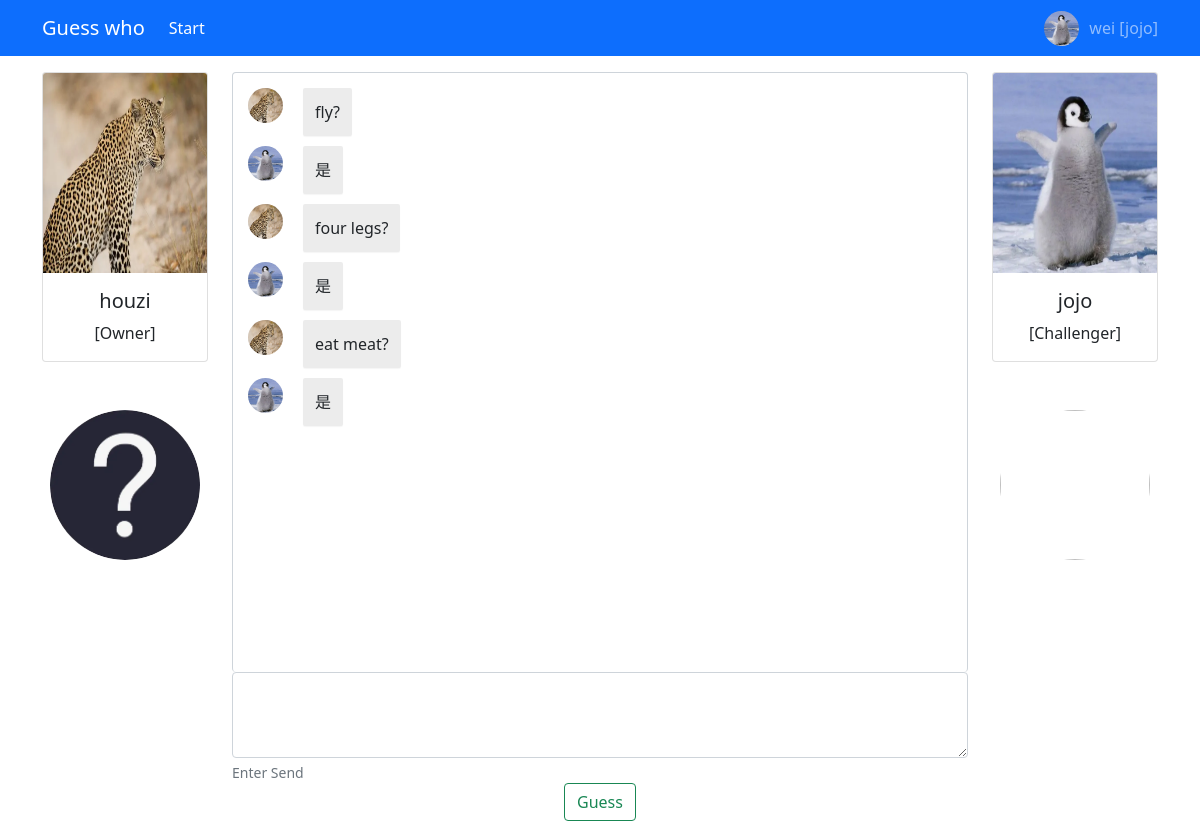
The page /play/room/1/run (signed in) on the database its author committed.
### application/models.py (models this page shows, shortened)
class User(UserMixin, db.Model):
    id = Column(Integer, primary_key=True)
    username = Column(String(128), nullable=False, unique=True)
    nickname = Column(String(128), default='', comment='nickname')
    _avatar = Column(
        'avatar',
        String(64),
        default='avatar/_default.jpg',
        comment='avatar'
    )
    role = db.Column(db.Enum('admin', 'simpleuser'), nullable=False, default='simpleuser')
    password = Column(String(128), nullable=False)
    @property
    def avatar(self):
        return url_for('static', filename=self._avatar)
    @avatar.setter
    def avatar(self, file):
        if file and isinstance(file, FileStorage):
            ext_name = file.headers['Content-Type'].split('/')[1]
            avatar_name = f'avatar/{self.username}.{ext_name}'
            file.save(Path(current_app.static_folder) / avatar_name)
            self._avatar = avatar_name
    @staticmethod
    @login_manager.user_loader
    def loader_user(user_id):
        return User.query.get(user_id)

class RoomInfo(db.Model):
    id = Column(Integer, primary_key=True)
    room_id = Column(Integer, ForeignKey('room.id'), index=True)
    question_at = Column(DateTime, default=datetime.now)
    question = Column(Text, nullable=False)
    answer = Column(String(128))
    answer_at = Column(DateTime, onupdate=datetime.now)
    question_user_id = Column(Integer, ForeignKey('user.id'), index=True)
    answer_user_id = Column(Integer, ForeignKey('user.id'), index=True)
    room = db.relationship('Room', back_populates='info')
    question_user = db.relationship('User', foreign_keys=question_user_id)
    answer_user = db.relationship('User', foreign_keys=answer_user_id)

### application/views/play.py (the view)
@bp.route('/room/<int:id>/run')
@login_required
def play_run(id):
    room = Room.query.get(id)
    if current_user not in [room.owner, room.guest]:
        raise Forbidden()
    return render_template('play_run.html', room=room)

### application/models.py (called while the page is built)
    @property
    def guest_lurk_src(self):
        for target in self.resource:
            if int(target['id']) == self.guest_lurk:
                return url_for('static', filename=target['name'])

    @property
    def resource(self):
        return json.loads(self._resource) if self._resource else None

    def can_question(self):
        if current_user == self.owner:
            if self.info and self.info[-1].question_user == current_user:
                return False
            return True
        if current_user == self.guest:
            if self.info and self.info[-1].question_user != current_user:
                return True
            return False

### application/views/play.py (called while the page is built)
@bp.before_request
def before():
    if Resource.query.count() < 9:
        return redirect(url_for('resource.index_view'))

### application/templates/play_run.html (shortened to what this page needs)
{% extends 'play_base.html' %}
{% block body %}
    <div class="row">
        <div class="col col-lg-2 text-center" id="ownerInfo">
            {% include '_owner_join.html' %}
        </div>
        <div class="col col-lg-8">
            <div id="play-info">
                {% for info in room.info %}
                    <div class="msg-item">
                        <div class="msg-avatar">
                            <img src="{{ room.owner.avatar }}">
                        </div>
                        <div class="msg-content">{{ info.question }}</div>
                    </div>
                    {% if info.answer %}
                        <div class="msg-item">
                            <div class="msg-avatar">
                                <img src="{{ room.guest.avatar }}">
                            </div>
                            <div class="msg-content">{{ info.answer }}</div>
                        </div>
                    {% endif %}
                {% endfor %}
            </div>
            <div id="play-question">
                <textarea class="form-control" rows="3" ></textarea>
                <div class="form-text">Enter Send</div>
            </div>
        </div>
        <div class="col col-lg-2 text-center" id="guestInfo">
            {% include '_guest_join.html' %}
        </div>
    </div>
    <div id="over" class="text-center">
        <button type="button" data-bs-toggle="modal" data-bs-target="#gameOver" class="btn btn-outline-success">Guess
        </button>
    </div>
{% endblock %}

### application/templates/base.html (shortened to what this page needs)
{% from 'bootstrap4/utils.html' import render_messages %}
<html>
<head>
    <link rel="icon" href="{{ url_for('static', filename='face.jpg') }}" rel="stylesheet">
    <link href="{{ url_for('static', filename='bootstrap/css/bootstrap.min.css') }}" rel="stylesheet">
    <link href="https://cdn.bootcdn.net/ajax/libs/limonte-sweetalert2/11.4.6/sweetalert2.min.css" rel="stylesheet">
</head>
<body>
<nav class="navbar navbar-expand-lg navbar-dark bg-primary">
    <div class="container">
        <a class="navbar-brand" href="{{ url_for('dashboard.index_view') }}">Guess who</a>
        <div class="collapse navbar-collapse" id="navbarSupportedContent">
            <ul class="navbar-nav me-auto mb-2 mb-lg-0">
                <li class="nav-item">
                    <a class="nav-link active" href="{{ url_for('play.create_room_view') }}">Start</a>
                </li>
            </ul>
        </div>
        <div class="d-flex">
            <a class="personal active" href="{{ url_for('personal.index_view') }}">
                <img class="personal-avatar" src="{{ current_user.avatar }}">
                {{ current_user.username }} [{{ current_user.nickname }}]
            </a>
        </div>
    </div>
</nav>
<div class="container mt-3">
    {% block body %}{% endblock %}
</div>
</body>
</html>

### application/templates/_owner_join.html
<div class="card">
    <img src="{{ room.owner.avatar or url_for('static', filename='avatar/_guest.jpg') }}" class="card-img-top"
         style="height: 200px">
    <div class="card-body" id="guest-info">
        <h5 class="card-title">
            {{ room.owner.nickname }}
        </h5>
        <p class="card-text">[Owner]</p>
    </div>
</div>
{% if room.owner_lurk and room.owner == current_user %}
    <img src="{{ room.owner_lurk_src }}" class="mt-5 lurk">
{% else %}
    <img src="{{ url_for('static', filename='lurk.jpg') }}" class="mt-5 lurk">
{% endif %}

### application/templates/_guest_join.html
<div class="card">
    <img src="{{ room.guest.avatar or url_for('static', filename='avatar/_guest.jpg') }}" class="card-img-top"
         style="height: 200px">
    <div class="card-body" id="guest-info">
        <h5 class="card-title">
            {{ room.guest.nickname }}
        </h5>
        <p class="card-text">[Challenger]</p>
    </div>
</div>
{% if room.guest_lurk and room.guest == current_user %}
    <img src="{{ room.guest_lurk_src }}" class="mt-5 lurk">
{% else %}
    <img src="{{ url_for('static', filename='lurk.jpg') }}" class="mt-5 lurk">
{% endif %}

### application/templates/base.html (style rules this page uses)
.personal { color: rgba(255, 255, 255, .55); text-decoration: none; line-height: 35px; text-indent: 10px; }
.personal-avatar { float: left; height: 35px; width: 35px; border-radius: 50%; }

### application/templates/play_base.html (style rules this page uses)
#play-info { height: 600px; overflow: scroll; overflow-x: hidden; border: 1px solid #ced4da; border-bottom: none; border-radius: 0.25rem; padding: 10px 10px 0px 10px; }
#play-info .msg-item { padding: 5px; }
#play-info .msg-item .msg-avatar img { float: left; height: 35px; width: 35px; border-radius: 50%; }
#play-info .msg-item .msg-content { background: #ECECEC; display: inline-block; padding: 12px; width: auto; max-width: 90%; border-radius: 2px; box-shadow: 0 1px 1px rgb(0 0 0 / 4%); position: relative; overflow-x: auto; margin-left: 20px; }
.lurk { border-radius: 55%; width: 150px; height: 150px; }

### rows shown on the page
User: avatar (picture), username "wei", nickname "jojo", guest (picture), guest.nickname "jojo"
User: owner (picture), owner.nickname "houzi"
RoomInfo: owner.avatar (picture), question "fly?", guest.avatar (picture), answer "是"
RoomInfo: owner.avatar (picture), question "four legs?", guest.avatar (picture), answer "是"
RoomInfo: owner.avatar (picture), question "eat meat?", guest.avatar (picture), answer "是"
